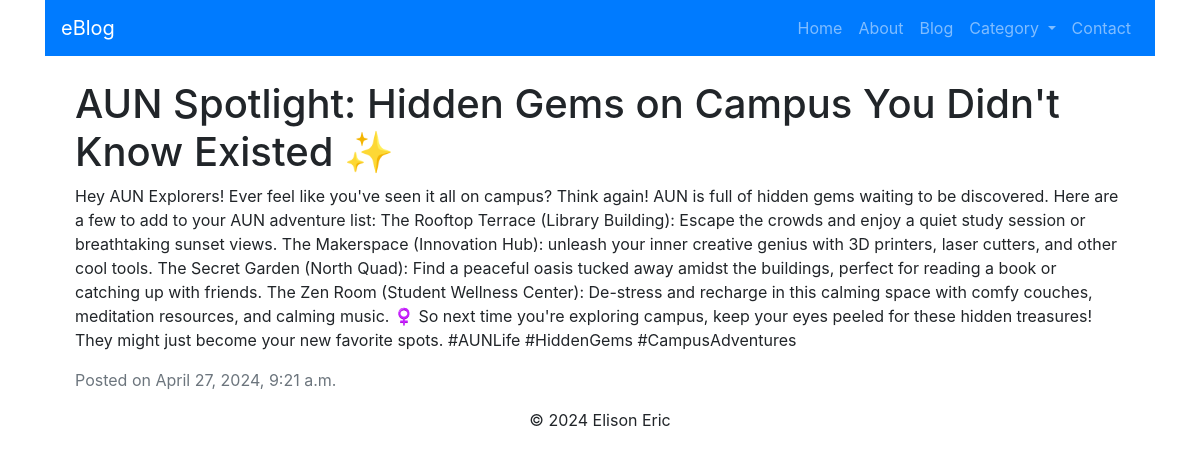
Screenshot of /post/3/ with the database file from the repository.
### blog/models.py (models this page shows, shortened)
class Post(models.Model):
    title = models.CharField(max_length=100)
    content = models.TextField()
    created_at = models.DateTimeField(auto_now_add=True)

### blog/views.py (the view)
# urls.py: path('post/<int:pk>/', views.post_detail, name='post_detail'),
def post_detail(request, pk):
    post = get_object_or_404(Post, pk=pk)
    return render(request, 'blog/post_detail.html', {'post': post})

### blog/templates/blog/post_detail.html
{% extends 'blog/base.html' %}
{% block content %}
  <div class="container mt-4">
    <h1>{{ post.title }}</h1>
    <p>{{ post.content }}</p>
    <p class="text-muted">Posted on {{ post.created_at }}</p>
  </div>
{% endblock %}

### rows the page displays
Post: title "AUN Spotlight: Hidden Gems on Campus You Didn't Know Existed ✨", content "Hey AUN Explorers! Ever feel like you've seen it all on campus? Think again! AUN is full of hidden gems waiting to be discovered. Here are a few to add to your AUN adventure list: The Rooftop Terrace (Library Building): Escape the crowds and enjoy a quiet study session or breathtaking sunset views. The Makerspace (Innovation Hub): unleash your inner creative genius with 3D printers, laser cutters, and other cool tools. The Secret Garden (North Quad): Find a peaceful oasis tucked away amidst the buildings, perfect for reading a book or catching up with friends. The Zen Room (Student Wellness Center): De-stress and recharge in this calming space with comfy couches, meditation resources, and…", created_at "April 27, 2024, 9:21 a.m."
